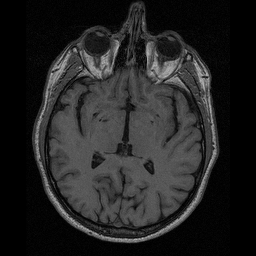
#> input picture data/lab-01-data/brain-slice40.tiff, 256 x 256 px; its folder holds 4 pictures in this run
$ jupyter execute --allow-errors lab_01_segmentation-now.ipynb   (shell and % lines are left out)   (older library calls are emulated)
#> lines starting #> are read from the running program, lines starting #| are printed output that depends on the picture; after the words box and inside, x2 and y2 are one past the last pixel; in counts of white or black regions, pixels touching at a corner belong together
# [IAPR 2018:][iapr2018] Lab 1 ‒  Image segmentation

**Author:** Yaxiong Luo
**Due date:** 20.04.2018

[iapr2018]: https://github.com/LTS5/iapr-2018

## Extract relevant data
We first need to extract the `lab-01-data.tar.gz` archive.
To this end, we use the [tarfile] module from the Python standard library.

[tarfile]: https://docs.python.org/3.6/library/tarfile.html

[cell 1]
import tarfile
import os
import numpy as np
import scipy.ndimage
import cv2
import matplotlib.pyplot as plt
from skimage.color import rgb2gray
from skimage import data
from skimage.filters import gaussian
from skimage.segmentation import active_contour
from skimage import measure
from scipy import ndimage
import math
from skimage.feature import peak_local_max
data_base_path = os.path.join(os.pardir, 'data')
data_folder = 'lab-01-data'
tar_path = os.path.join(data_base_path, data_folder + '.tar.gz')
#> (the rest of this cell did not finish here and is left out)

## Part 1: Brain segmentation

Your goal: compute the size of the brain (in pixels) in a 2D image of a human head taken by Magnetic Resonance Imaging (MRI).
* Try as many methods as you can, the more the better.
* At least region growing and contour detection.

### 1.1 Brain image visualization

[cell 2]
import skimage.io
import matplotlib.pyplot as plt

# Load image
data_path = os.path.join(data_base_path, data_folder)
brain_im = skimage.io.imread(os.path.join(data_path, 'brain-slice40.tiff'))
#> brain_im is the input picture: shape (256, 256); min 0, max 189, mean 35.2
im_h, im_w = brain_im.shape
#> im_h = 256; im_w = 256

fig, ax = plt.subplots(1, 1, figsize=(6, 6))
ax.imshow(brain_im, cmap='gray')
ax.set_title('MRI brain image ({} px, {} px)'.format(im_h, im_w))
ax.axis('off')
plt.show()

### 1.2 Region growing
Add your implementation and discussion

[cell 3]
def grow(x_start,y_start,image,threshold,pixels,img_mask):
    pixel = []
    im_w,im_h = image.shape
    pixel_new = [[x_start+i,y_start+j] for i in range(-1,2) for j in range(-1,2)  if x_start+i in range(im_w) and y_start+j in range(im_h) if i!=j ]
    for t in pixel_new:
        x,y = t
        if np.abs(int(image[x,y])-int(image[x_start,y_start])) < threshold and t not in pixels :
            if t not in pixel:
                pixel.append(t)
                img_mask[t[0],t[1]] = image[t[0],t[1]]
    return pixel,img_mask

[cell 4]
def region(img,threshold,start_point):
#> called with threshold = 8
    im_w,im_h = img.shape
#> im_w = 256
    pixel = [[i,j] for i in range(im_w) for j in range(im_h)]
    pixel_same = [start_point]
    size = 1
    pixels = []
    img_mask = np.zeros(img.shape)
    img_mask[start_point[0],start_point[1]] = img[start_point[0],start_point[1]]
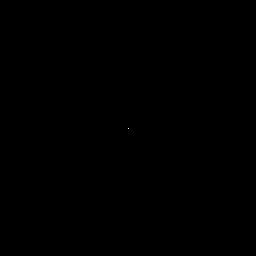
#> img_mask: shape (256, 256) float64; values 0 (black) and 31 (white), 0% white in thin lines or dots, all inside (x1, y1, x2, y2) = (128, 128, 129, 129)
    while(len(pixel_same) > 0):
        pixel_iter = []
        for i in pixel_same:
            x_start,y_start = i
            a,img_mask = grow(x_start,y_start,img,threshold,pixels,img_mask)
            pixels = pixels+a
            pixel_iter += a
        pixel_same = pixel_iter
#> this loop made 239 passes
#> pixel_same on passes 1 to 3: [[127, 128]], [[126, 128], [128, 128]], [[125, 128]]
    return img_mask

[cell 5]
brain_im1 = region(brain_im,8,[128,128])
brain_im1[brain_im1<50] = 0
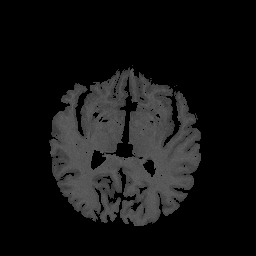
#> brain_im1: shape (256, 256) float64; min 0, max 100, mean 18.8

plt.imshow(brain_im1, cmap='gray')
plt.show()

## compute the size
pixels = 0
a = 0
for i in range(len(brain_im1[:,1])):
    if len(brain_im1[i,:].nonzero()[0])>0:
        a = np.max(brain_im1[i,:].nonzero())-np.min(brain_im1[i,:].nonzero())
        pixels +=a
print('the size of the brain is  ' + str(pixels))
#| the size of the brain is  18207

### 1.3 Contour detection
Add your implementation and discussion

[cell 6]
image_new = ndimage.grey_erosion(brain_im,size = (2,2))
image_new = ndimage.grey_erosion(image_new,size = (2,2))

## use inverse of picture to find the brain and calculate the size
brain_contour = np.copy(image_new)
brain_contour[brain_contour<45] = 0 # reduce noise
# set the outside of the brain to be 255
for i in range(len(brain_contour[:,1])):
    if len(brain_contour[i,:].nonzero()[0])>0:
        brain_contour[i,:][np.max(brain_contour[i,:].nonzero()):255] = 75
        brain_contour[i,:][0:np.min(brain_contour[i,:].nonzero())] = 75
    else:
        brain_contour[i,:] = 75
brain_contour[brain_contour>30] = 75
#> brain_contour: shape (256, 256); values 0 (black) and 75 (white), 82.2% white; 50 black regions (26 under 20 px), largest, box (x1, y1, x2, y2) and area: (39, 43, 214, 241) 7405, (113, 78, 138, 158) 729, (90, 25, 180, 41) 553
brain_contour = ndimage.grey_erosion(brain_contour,size =(1,2))
#> brain_contour: shape (256, 256); values 0 (black) and 75 (white), 80.4% white; 40 black regions (19 under 20 px), largest, box (x1, y1, x2, y2) and area: (39, 43, 215, 241) 8355, (90, 20, 181, 42) 818, (113, 78, 139, 158) 813
plt.imshow(brain_contour,'gray')
plt.show()

from the picture you can see that the line cut at around 71 and 245

[cell 7]
from skimage import measure
# Find contours at a constant value of 0.8
contours3 = measure.find_contours(brain_contour, 25)
# Display the image and plot all contours found
len_list = []
for i in contours3:
    len_list.append(len(i))
#> this loop made 53 passes
list_sort = np.copy(len_list)
list_sort.sort()
index = len_list.index(list_sort[-1])
contour = contours3[index]
contour = contour.astype(int)
fig, ax = plt.subplots()
ax.imshow(brain_im, cmap=plt.cm.gray)
ax.plot(contour[:, 1], contour[:, 0], linewidth=2)
ax.axis('image')
plt.show()
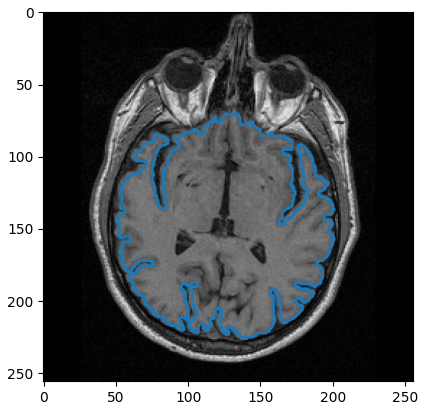
#> figure drawn by matplotlib, 1 panel

#calculate the size
pixels = 0
a = 0
brain_im
for i in set(contour[:,0]):
    item = np.where(contour[:,0]==i)[0]
    contour_list = []
    for j in item:
        contour_list.append(contour[j,:][1])
    contour_list.sort()
    distance = contour_list[-1] - contour_list[0]
    a += distance
print('the size of the brain is  ' + str(a))
#| the size of the brain is  17766

[cell 8]
cv2.contourArea(contour)
#> Out = 16116

When calculating the size of area, we find there is a difference between our method and the function **contourArea** provided in opencv.

The function **contourArea** just calculates all area inside the contour which we detect previously. In our method, we integrate the area and also include the area in the folding part of the contour, which in our opinion is also part of  brain. So, that's why the size from our method is bigger.

### 1.4 Additional method(s)
Add your implementation and discussion

#### Additional method 1： Inverse

[cell 9]
## use inverse of picture to find the brain and calculate the size
brain_new_image = np.copy(brain_im)
brain_new_image[brain_new_image<20] = 0 # reduce noise
# set the outside of the brain to be 255
for i in range(len(brain_new_image[:,1])):
    if len(brain_new_image[i,:].nonzero()[0])>0:
        brain_new_image[i,:][np.max(brain_new_image[i,:].nonzero()):255] = 80
        brain_new_image[i,:][0:np.min(brain_new_image[i,:].nonzero())] = 80
    else:
        brain_new_image[i,:] = 80
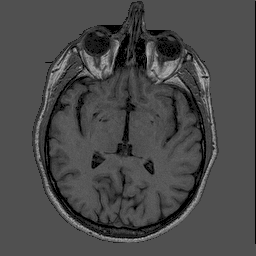
#> brain_new_image: shape (256, 256); min 0, max 189, mean 73

brain_new_image[brain_new_image>30] = 80
brain_new = np.invert(brain_new_image)
brain_new = ndimage.grey_closing(brain_new,size = (3,3))
brain_new = ndimage.grey_erosion(brain_new,size = (2,2))
brain_new[brain_new<220] =0

### find the dark line around the brain
fig,ax = plt.subplots(1,3,figsize = (20,5))
ax[0].imshow(brain_im,'gray')
ax[1].imshow(brain_new,'gray')
ax[2].plot(list(set(brain_new.nonzero()[0])))
plt.show()
#> figure, not shown here; panel 3: curve peaks at x = 217, y = 237

we can see the pixel discrete at around 71

[cell 10]
## compute the size
pixels,a = 0,0
for i in range(71,255):
    if len(brain_new[i,:].nonzero()[0])>0:
        a = np.max(brain_new[i,:].nonzero())-np.min(brain_new[i,:].nonzero())
        pixels +=a
print('the size of the brain is  ' + str(pixels))
#| the size of the brain is  20223

since the contour has a width so it's a little bigger than the region growing method

### method.2 Canny contour detection with hough transform
##### 1.Smoothing and compute gradient

[cell 11]
# here we use the picture we have in method 1
image_sm = cv2.GaussianBlur(brain_new, (7,7), 0.8, borderType=cv2.BORDER_REFLECT)
grad_x = cv2.Sobel(image_sm,cv2.CV_64F,1,0,ksize=3)
grad_y = cv2.Sobel(image_sm,cv2.CV_64F,0,1,ksize=3)
grad_mag = np.sqrt(np.power(grad_x,2)+np.power(grad_y,2))
grad_phase = np.arctan2(grad_x,grad_y)
magnitude = np.pad(grad_mag, ((1,1),(1,1)), mode='constant')

[cell 12]
plt.imshow(image_sm,'gray')
# smoothed picture

we found that the gradient value of the out contour is too high, so process it

[cell 13]
def nonmaximum_suppression(magnitude1,direction):
    im_w,im_h = magnitude1.shape
    magnitude = np.pad(magnitude1, ((1,1),(1,1)), mode='constant')
    pi = math.pi
    get_max = np.zeros(magnitude.shape)
    for i in range(1,im_w+1):
        for j in range(1,im_h+1):
            mag = magnitude[i,j]
            if  -pi/8 <direction[i-1,j-1] <= pi/8 or -7*pi/8 >= direction[i-1,j-1]  or direction[i-1,j-1] > 7*pi/8:
                if mag>=magnitude[i+1,j] and mag >=magnitude[i-1,j] :
                    get_max[i,j] = mag
            elif pi/8 <direction[i-1,j-1] <= 3*pi/8 or -7*pi/8 <direction[i-1,j-1] <= -5*pi/8:
                if mag>=magnitude[i+1,j+1] and mag >=magnitude[i-1,j-1] :
                    get_max[i,j] = mag
            elif 3*pi/8 <direction[i-1,j-1] <= 5*pi/8 or -5*pi/8 <direction[i-1,j-1] <= -3*pi/8:
                if mag>=magnitude[i,j+1] and mag >=magnitude[i,j-1] :
                    get_max[i,j] = mag
            elif 5*pi/8 <direction[i-1,j-1] <= 7*pi/8 or -3*pi/8 <direction[i-1,j-1] <= -pi/8 :
                if mag>=magnitude[i+1,j-1] and mag >=magnitude[i-1,j+1] :
                    get_max[i,j] = mag
    return get_max

[cell 14]
get_max = nonmaximum_suppression(grad_mag,grad_phase)

[cell 15]
# double_threshold to label weak or strong pixels
def double_threshold(image,th1,th2):
#> called with th1 = 474.5, th2 = 79.08
    im_w,im_h = image.shape
    mask = np.zeros(image.shape)
    strong = []
    weak = []
    for i in range(im_w):
        for j in range(im_h):
            if image[i,j] > th1:
                mask[i,j] = 1
                strong.append([i,j])
            elif image[i,j] > th2:
                mask[i,j] = 0.5
                weak.append([i,j])
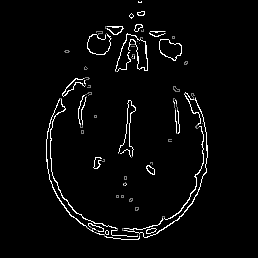
#> mask: shape (258, 258) float64; min 0, max 1, mean 0.0318
    return mask,strong,weak

[cell 16]
a = get_max.max()
mask,strong,weak = double_threshold(get_max,a*0.6,a*0.1)

[cell 17]
def hysteresis_thresholding(mask,image,strong,weak):
    for i in weak:
        x,y = i
        for t in [-1,1]:
            for s in [-1,1]:
                if [x+t,y+s] in strong:
                    mask[x,y] = 1
#> this loop made 356 passes
#> i on passes 1 to 3: [26, 105], [26, 106], [27, 105]
#> mask: shape (258, 258) float64; 0.08% of pixels changed, all inside (x1, y1, x2, y2) = (50, 28, 199, 236)
    mask[mask<1] = 0
#> mask: shape (258, 258) float64; values 0 (black) and 1 (white), 3% white in thin lines or dots, all inside (x1, y1, x2, y2) = (46, 1, 208, 240)
    contour = mask*image
    return contour[1:mask.shape[0]-1,1:mask.shape[1]-1]

[cell 18]
contour = hysteresis_thresholding(mask,get_max,strong,weak)

[cell 19]
plt.imshow(contour,'gray')

Then we use circle hough transform to process the picture since we believe the shape of our brain is approx a circle

[cell 20]
def CircleHough(edge_I,r):
#> called with r = 68
    accum = np.zeros(edge_I.shape)
    im_w,im_h = edge_I.shape
    point_set = np.where(edge_I)
    for i in range(len(point_set[0])):
        x = point_set[0][i]
        x_l = x-r
        x_r = x+r
        for j in range(x_l,x_r+1):
            y_u =point_set[1][i] - math.sqrt(r**2 - (x-j)**2)
            y_d =point_set[1][i] + math.sqrt(r**2 - (x-j)**2)
            if 0<j< im_w and 0<y_u < im_h:
                    accum[j,int(y_u)] +=1

            if 0<j< im_w and 0<y_d < im_h:
                    accum[j,int(y_u)] +=1

    # Implement your function here

    return accum

[cell 21]
accum1 = CircleHough(contour,68)
plt.imshow(accum1)

the picture above means that the possible circle's center are high value

[cell 22]
def DetectCircles(edges,radii,thres):
#> called with thres = 68
    y_c = dict()
    x_c = dict()
    for i in radii :
        accum = CircleHough(edges,i)
        tt = peak_local_max(accum,min_distance =20,threshold_abs = thres)
        x_c[i] = []
        y_c[i] = []
        for j in tt :
            x_c[i].append(j[0])
            y_c[i].append(j[1])
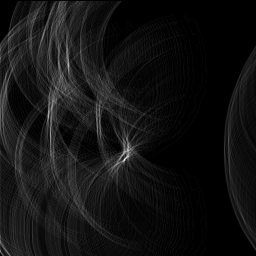
#> accum: shape (256, 256) float64; min 0, max 97, mean 7.1; drawn with min black and max white

    #Implement your function here
    return y_c,x_c

radii = range(75,79);
thres = 68
y_c, x_c = DetectCircles(contour, radii,thres)

[cell 23]
print(y_c, x_c)
#| {75: [127], 76: [126, 70, 50], 77: [125], 78: [124, 68]} {75: [161], 76: [160, 65, 114], 77: [160], 78: [159, 65]}

we can see that the largest radius near the center is 77

[cell 24]
y_c, x_c = DetectCircles(contour,[77],thres)

[cell 25]
def ShowCircles(I,radii,x_c,y_c):
    for i in radii:
        for j in range(len(x_c[i])):
            x = x_c[i][j]
            y = y_c[i][j]
            for t in np.arange(0, 2*math.pi+1, 0.01):
                I[int(x+i*np.cos(t)),int(y+i*np.sin(t))] = 255
    return plt.imshow(I,'gray')

[cell 26]
brain_hough = np.copy(brain_im)
ShowCircles(brain_im,[77],x_c,y_c)

[cell 27]
# calculate the size
print('the size of brain is about ' + str(int(math.pi*77**2)))

#### Additional method 2: Snake active contour

[cell 28]
def snake (img, r,gau,g,alpha,beta,w_edge,gamma):
#> called with r = 90, gau = False, g = 0.1, alpha = 0.2, beta = 0.01, w_edge = 0.1, gamma = 0.01
    s = np.linspace(0, 2*np.pi, 400)
    x = 125 + r*np.cos(s)
    y = 150 + r*np.sin(s)
    init = np.array([x, y]).T

    if gau:snake = active_contour(gaussian(img,g),init, alpha, beta,w_edge, gamma)
    else:  snake = active_contour(img,init, alpha, beta,w_edge, gamma)

    fig, ax = plt.subplots(figsize=(8, 8))
    ax.imshow(img, cmap=plt.cm.gray)
    ax.plot(init[:, 0], init[:, 1], '--r',  lw=3)
    ax.plot(snake[:, 0], snake[:, 1], '-b', lw=3)
    ax.set_xticks([]), ax.set_yticks([])
    ax.axis([0, img.shape[1], img.shape[0], 0])
    return snake

here we use the processed picture in part 1.3 counter detection

[cell 29]
plt.imshow(brain_contour,'gray')

[cell 30]
snake_img = snake(np.invert(brain_contour),r=90,gau=False,g=0.1,alpha=0.2,beta=0.01,w_edge=0.1,gamma=0.01)
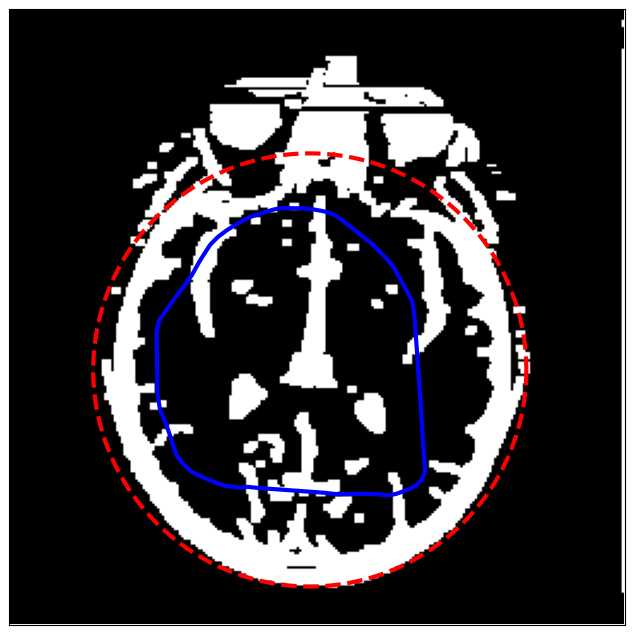
#> figure drawn by matplotlib, 1 panel

[cell 31]
# calculate the size of the brain
snake_img_int = snake_img.astype(int)

[cell 32]
temp = np.apply_along_axis(lambda x: 1000*x[0]+x[1], 1, snake_img_int)
temp_array = np.array(list(set(temp))).reshape(-1,1)
snake_img_no_dup = np.apply_along_axis(lambda x: [x[0]//1000, x[0]%1000], 1, temp_array)

[cell 33]
a = 0
for i in set(snake_img_no_dup[:,0]):
    item = np.where(snake_img_no_dup[:,0]==i)[0]
    contour_list = []
    for j in item:
        contour_list.append(snake_img_no_dup[j,:][1])
    contour_list.sort()
    distance = contour_list[-1] - contour_list[0]
    a += distance
#> this loop made 112 passes

[cell 34]
snake_img
#> Out = 400 pairs, first value 61.39 to 172.9, second value 82.74 to 202.1

[cell 35]
help(cv2.contourArea)

## Part 2: Shape/color segmentation

You will find hereafter a picture of shapes of different colors, taken under four different illuminations.
We ask you to create a routine to:
1. Count the number of shapes of each color.
1. Compute the total area (in pixels) of each color.

One specific challenge is to be robust to illumination changes.
Try to have the same routine(s) running on the four images, and giving (approximatively) the same results.
Therefore some kind of intensity normalization should probably be used.
To help you, you will also find a reference image (palette) with disks of each possible color, that you can use as references.

**Note:** the routine(s) that you will write for this part will be useful for the robot project as well, so pay special attention to it.

since the contour has a width so it's a little bigger than the region growing method

### 2.1 Images and palette visualization

[cell 36]
# Load images
im_names = ['arena-shapes-01', 'arena-shapes-02', 'arena-shapes-03', 'arena-shapes-04']
filenames = [os.path.join(data_path, name) + '.png' for name in im_names]
ic = skimage.io.imread_collection(filenames)
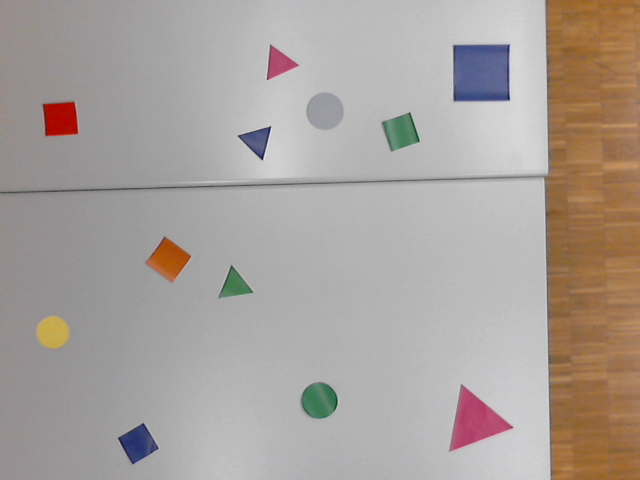
#> input picture data/lab-01-data/arena-shapes-01.png, 640 x 480 px
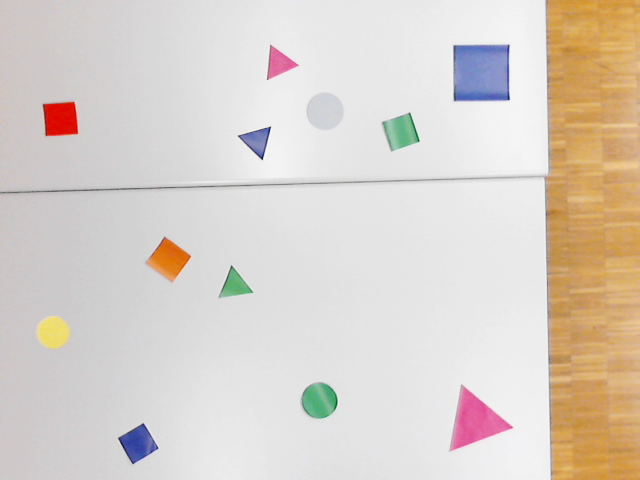
#> input picture data/lab-01-data/arena-shapes-02.png, 640 x 480 px
images = skimage.io.concatenate_images(ic)
print('Number of images: ', images.shape[0])
#| Number of images:  2
print('Image size: {}, {} '.format(images.shape[1], images.shape[2]))
#| Image size: 480, 640
print('Number of color channels: ', images.shape[-1])
#| Number of color channels:  3

[cell 37]
def Plot_images(images, im_names):
    fig, axes = plt.subplots(2, 2, figsize=(12, 12))
    for ax, im, nm in zip(axes.ravel(), images, im_names):
        ax.imshow(im)
        ax.axis('off')
        ax.set_title(nm)
#> this loop made 2 passes
#> nm on passes 1 to 2: 'arena-shapes-01', 'arena-shapes-02'
    plt.show()

[cell 38]
Plot_images(images, im_names)

[cell 39]
# Load and plot palette
palette = skimage.io.imread(os.path.join(data_path, 'arena-palette.png'))
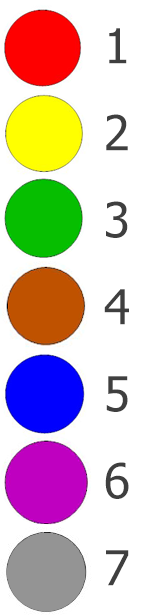
#> input picture data/lab-01-data/arena-palette.png, 150 x 616 px
#> palette is the input picture: shape (616, 150, 3); mean R, G, B 210.5, 191.3, 189.1
fig, ax = plt.subplots(1, 1, figsize=(6, 6))
ax.imshow(palette)
ax.axis('off')
plt.show()

### 2.2 Number of shapes of each color
Add your implementation and discussion

[cell 40]
# [5 lines left out: function hsv_detection, not called in this run]

[cell 41]
# [9 lines left out: function increase_brightness, not called in this run]

#> (a cell that did not finish here is left out)

#> (a cell that did not finish here is left out)

[cell 44]
# [8 lines left out: function remove_noise, not called in this run]

[cell 45]
# [13 lines left out: function location, not called in this run]

[cell 46]
# [22 lines left out: function repairpicture, not called in this run]

[cell 47]
# [16 lines left out: function detectshapeofColor, not called in this run]

[cell 48]
def shapes_of_each_color():
    Plot_images(images, im_names)
#> the loop in Plot_images (call 2), `for ax, im, nm in zip(axes.ravel(), images, im_names):` made 2 passes
